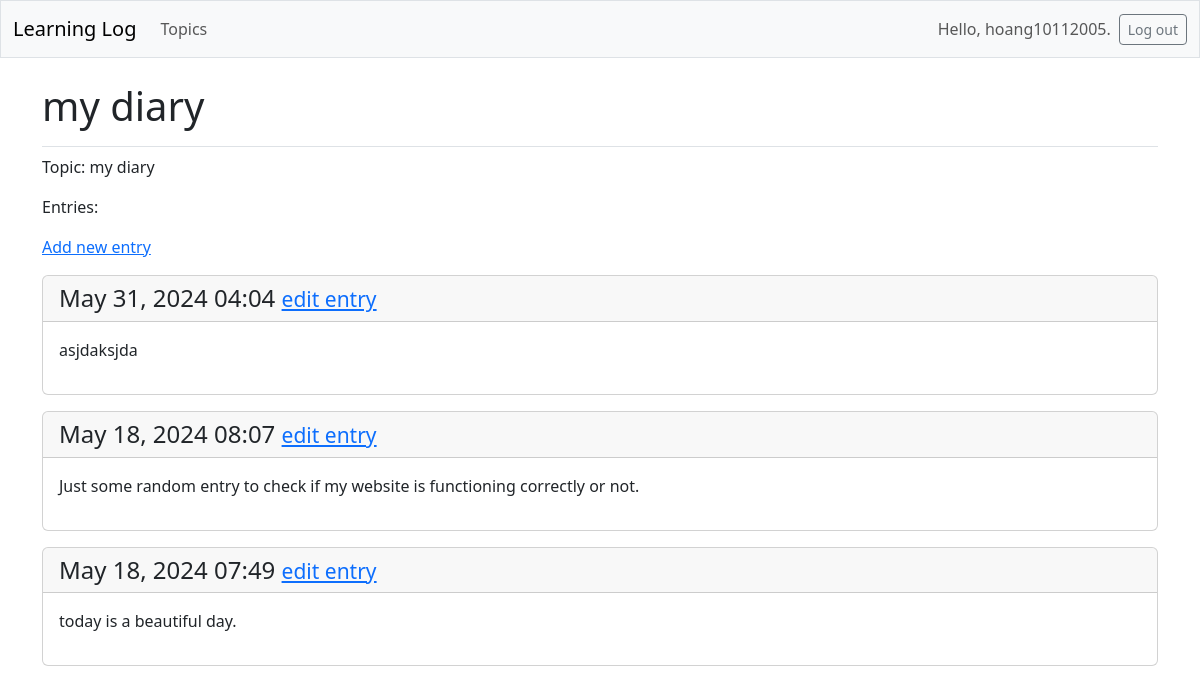
The page /topics/2/ (signed in) on the database its author committed.
### learning_logs/models.py (models this page shows, shortened)
class Topic(models.Model):
    text = models.CharField(max_length = 200)
    date_added = models.DateTimeField(auto_now_add = True)
    owner = models.ForeignKey(User, on_delete = models.CASCADE, null = True)

class Entry(models.Model):
    topic = models.ForeignKey(Topic, on_delete=models.CASCADE)
    text = models.TextField()
    date_added = models.DateTimeField(auto_now_add = True)
    class Meta:
        verbose_name_plural = 'entries'

### learning_logs/views.py (the view)
# urls.py: path('topics/<int:topic_id>/', views.topic, name='topic'),
@login_required
def topic(request, topic_id):
    topic = Topic.objects.get(id=topic_id)
    entries = topic.entry_set.order_by("-date_added")
    context = {'topic': topic, 'entries': entries}
    if topic.owner != request.user:
        raise Http404
    return render(request, 'learning_logs/topic.html', context)

### learning_logs/templates/learning_logs/topic.html
{% extends 'learning_logs/base.html' %} {% block page_header %}
<h1>{{ topic.text }}</h1>
{% endblock page_header %} {% block content %}
<p>Topic: {{ topic.text }}</p>
<p>Entries:</p>
<p>
  <a href="{% url 'learning_logs:new_entry' topic.id %}">Add new entry</a>
</p>
{% for entry in entries %}
<div class="card mb-3">
  <h4 class="card-header">
    {{ entry.date_added|date:'M d, Y H:i' }}
    <small
      ><a href="{% url 'learning_logs:edit_entry' entry.id %}">edit entry</a>
    </small
    >
  </h4>
  <div class="card-body">{{ entry.text|linebreaks }}</div>
</div>
{% empty %}
<p>There are no entries for this topic yet.</p>
{% endfor %}
{% endblock content %}

### learning_logs/templates/learning_logs/base.html (shortened to what this page needs)
<!DOCTYPE html>
<html lang="en">
  <head>
    {% load django_bootstrap5 %} {% bootstrap_css %} {% bootstrap_javascript %}
  </head>
  <body>
    <nav class="navbar navbar-expand-md navbar-light bg-light mb-4 border">
      <div class="container-fluid">
        <a class="navbar-brand" href="{% url 'learning_logs:index' %}"
          >Learning Log</a
        >
        <div class="collapse navbar-collapse" id="navbarCollapse">
          <ul class="navbar-nav me-auto mb-2 mb-md-0">
            <li class="nav-item">
              <a class="nav-link" href="{% url 'learning_logs:topics' %}"
                >Topics</a
              >
            </li>
          </ul>
          <ul class="navbar-nav ms-auto mb-2 mb-md-0">
            {% if user.is_authenticated %}
            <li class="nav-item">
              <span class="navbar-text me-2">Hello, {{ user.username }}. </span>
            </li>
            {% endif %}
          </ul>
          {% if user.is_authenticated %}
          <form action="{% url 'accounts:logout' %}" method="post">
            <button name="submit" class="btn btn-outline-secondary btn-sm">
              Log out
            </button>
          </form>
          {% endif %}
        </div>
      </div>
    </nav>
    <main class="container">
      <div class="pb-2 mb-2 border-bottom">
      {% block page_header %}{% endblock page_header %}
      </div>
      <div>
      {% block content %}{% endblock content %}
      </div>
      </main>
  </body>
</html>

### rows shown on the page
Topic: text "my diary"
Entry: date_added "May 31, 2024 04:04", text "asjdaksjda"
Entry: date_added "May 18, 2024 08:07", text "Just some random entry to check if my website is functioning correctly or not."
Entry: date_added "May 18, 2024 07:49", text "today is a beautiful day."

### other values the page prints
{{ user.username }} "hoang10112005"
